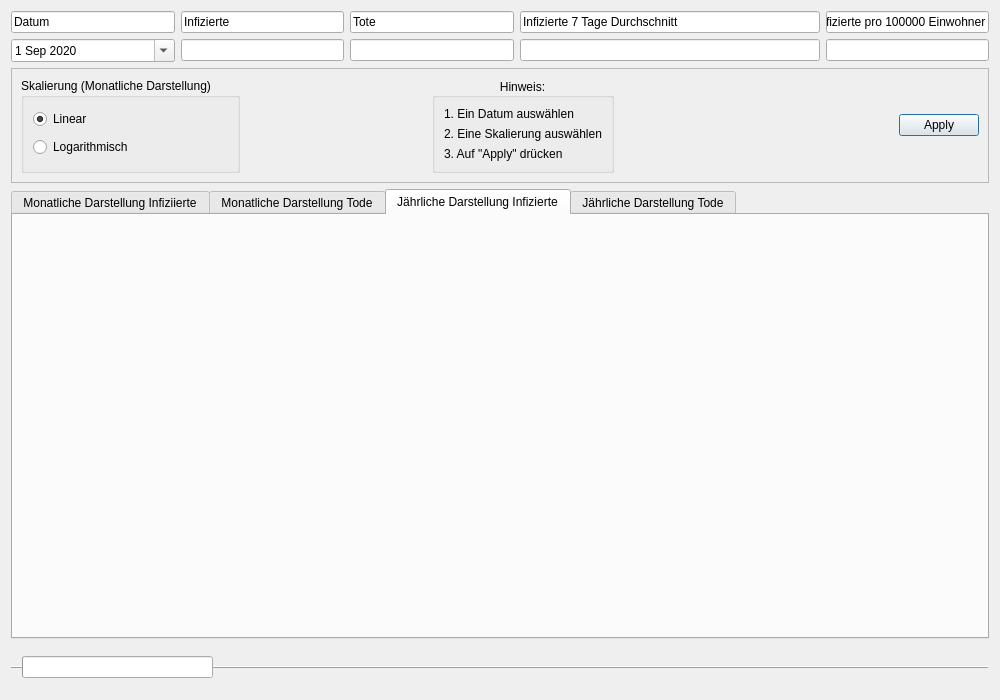
<?xml version="1.0" encoding="UTF-8"?>
<ui version="4.0">
 <class>Island</class>
 <widget class="QDialog" name="Island">
  <property name="geometry">
   <rect>
    <x>0</x>
    <y>0</y>
    <width>1000</width>
    <height>700</height>
   </rect>
  </property>
  <property name="windowTitle">
   <string>Island</string>
  </property>
  <layout class="QVBoxLayout" name="verticalLayout_7">
   <item>
    <layout class="QGridLayout" name="gridLayout">
     <item row="4" column="1">
      <widget class="QLineEdit" name="lineEdit_4">
       <property name="readOnly">
        <bool>true</bool>
       </property>
      </widget>
     </item>
     <item row="4" column="0">
      <widget class="QDateEdit" name="dateEdit">
       <property name="readOnly">
        <bool>false</bool>
       </property>
       <property name="buttonSymbols">
        <enum>QAbstractSpinBox::NoButtons</enum>
       </property>
       <property name="accelerated">
        <bool>false</bool>
       </property>
       <property name="dateTime">
        <datetime>
         <hour>0</hour>
         <minute>0</minute>
         <second>0</second>
         <year>2020</year>
         <month>9</month>
         <day>1</day>
        </datetime>
       </property>
       <property name="minimumDateTime">
        <datetime>
         <hour>0</hour>
         <minute>0</minute>
         <second>0</second>
         <year>2020</year>
         <month>1</month>
         <day>1</day>
        </datetime>
       </property>
       <property name="currentSection">
        <enum>QDateTimeEdit::DaySection</enum>
       </property>
       <property name="calendarPopup">
        <bool>true</bool>
       </property>
       <property name="timeSpec">
        <enum>Qt::LocalTime</enum>
       </property>
       <property name="date">
        <date>
         <year>2020</year>
         <month>9</month>
         <day>1</day>
        </date>
       </property>
      </widget>
     </item>
     <item row="4" column="2">
      <widget class="QLineEdit" name="lineEdit_6">
       <property name="readOnly">
        <bool>true</bool>
       </property>
      </widget>
     </item>
     <item row="2" column="0">
      <widget class="QLineEdit" name="lineEdit_3">
       <property name="text">
        <string>Datum</string>
       </property>
       <property name="readOnly">
        <bool>true</bool>
       </property>
      </widget>
     </item>
     <item row="2" column="4">
      <widget class="QLineEdit" name="lineEdit_2">
       <property name="minimumSize">
        <size>
         <width>300</width>
         <height>0</height>
        </size>
       </property>
       <property name="text">
        <string>Infizierte 7 Tage Durchschnitt</string>
       </property>
       <property name="readOnly">
        <bool>true</bool>
       </property>
      </widget>
     </item>
     <item row="2" column="1">
      <widget class="QLineEdit" name="lineEdit">
       <property name="text">
        <string>Infizierte</string>
       </property>
       <property name="readOnly">
        <bool>true</bool>
       </property>
      </widget>
     </item>
     <item row="2" column="2">
      <widget class="QLineEdit" name="lineEdit_5">
       <property name="text">
        <string>Tote</string>
       </property>
       <property name="readOnly">
        <bool>true</bool>
       </property>
      </widget>
     </item>
     <item row="4" column="4">
      <widget class="QLineEdit" name="lineEdit_7">
       <property name="readOnly">
        <bool>true</bool>
       </property>
      </widget>
     </item>
     <item row="2" column="5">
      <widget class="QLineEdit" name="lineEdit_8">
       <property name="text">
        <string>Infizierte pro 100000 Einwohner</string>
       </property>
       <property name="readOnly">
        <bool>true</bool>
       </property>
      </widget>
     </item>
     <item row="4" column="5">
      <widget class="QLineEdit" name="lineEdit_9">
       <property name="readOnly">
        <bool>true</bool>
       </property>
      </widget>
     </item>
    </layout>
   </item>
   <item>
    <widget class="QFrame" name="frame">
     <property name="frameShape">
      <enum>QFrame::StyledPanel</enum>
     </property>
     <property name="frameShadow">
      <enum>QFrame::Raised</enum>
     </property>
     <layout class="QGridLayout" name="gridLayout_4">
      <item row="0" column="0">
       <widget class="QGroupBox" name="groupBox">
        <property name="enabled">
         <bool>true</bool>
        </property>
        <property name="title">
         <string>Skalierung (Monatliche Darstellung)</string>
        </property>
        <property name="flat">
         <bool>false</bool>
        </property>
        <property name="checkable">
         <bool>false</bool>
        </property>
        <layout class="QVBoxLayout" name="verticalLayout_6">
         <item>
          <widget class="QRadioButton" name="skalaLiear">
           <property name="text">
            <string>Linear</string>
           </property>
           <property name="checked">
            <bool>true</bool>
           </property>
          </widget>
         </item>
         <item>
          <widget class="QRadioButton" name="skalaLogarithm">
           <property name="text">
            <string>Logarithmisch</string>
           </property>
          </widget>
         </item>
        </layout>
       </widget>
      </item>
      <item row="0" column="5">
       <spacer name="horizontalSpacer_2">
        <property name="orientation">
         <enum>Qt::Horizontal</enum>
        </property>
        <property name="sizeHint" stdset="0">
         <size>
          <width>40</width>
          <height>20</height>
         </size>
        </property>
       </spacer>
      </item>
      <item row="0" column="6">
       <widget class="QDialogButtonBox" name="buttonBox">
        <property name="standardButtons">
         <set>QDialogButtonBox::Apply</set>
        </property>
        <property name="centerButtons">
         <bool>false</bool>
        </property>
       </widget>
      </item>
      <item row="0" column="1">
       <spacer name="horizontalSpacer">
        <property name="orientation">
         <enum>Qt::Horizontal</enum>
        </property>
        <property name="sizeHint" stdset="0">
         <size>
          <width>40</width>
          <height>20</height>
         </size>
        </property>
       </spacer>
      </item>
      <item row="0" column="2">
       <widget class="Line" name="line">
        <property name="orientation">
         <enum>Qt::Horizontal</enum>
        </property>
       </widget>
      </item>
      <item row="0" column="4">
       <widget class="QGroupBox" name="groupBox_2">
        <property name="title">
         <string>Hinweis:</string>
        </property>
        <property name="alignment">
         <set>Qt::AlignCenter</set>
        </property>
        <property name="flat">
         <bool>false</bool>
        </property>
        <layout class="QGridLayout" name="gridLayout_6">
         <item row="0" column="0">
          <widget class="QLabel" name="label">
           <property name="text">
            <string>1. Ein Datum auswählen</string>
           </property>
          </widget>
         </item>
         <item row="1" column="0">
          <widget class="QLabel" name="label_2">
           <property name="text">
            <string>2. Eine Skalierung auswählen</string>
           </property>
          </widget>
         </item>
         <item row="2" column="0">
          <widget class="QLabel" name="label_3">
           <property name="text">
            <string>3. Auf &quot;Apply&quot; drücken</string>
           </property>
          </widget>
         </item>
        </layout>
       </widget>
      </item>
     </layout>
    </widget>
   </item>
   <item>
    <layout class="QVBoxLayout" name="verticalLayout">
     <item>
      <widget class="QTabWidget" name="tabWidget">
       <property name="currentIndex">
        <number>2</number>
       </property>
       <widget class="QWidget" name="tab">
        <attribute name="title">
         <string>Monatliche Darstellung Infiziierte</string>
        </attribute>
        <layout class="QGridLayout" name="gridLayout_2">
         <item row="0" column="0">
          <layout class="QVBoxLayout" name="verticalLayout_3"/>
         </item>
        </layout>
       </widget>
       <widget class="QWidget" name="tab_5">
        <attribute name="title">
         <string>Monatliche Darstellung Tode</string>
        </attribute>
        <layout class="QGridLayout" name="gridLayout_3">
         <item row="0" column="0">
          <layout class="QVBoxLayout" name="verticalLayout_9"/>
         </item>
        </layout>
       </widget>
       <widget class="QWidget" name="Tab_2">
        <attribute name="title">
         <string>Jährliche Darstellung Infizierte</string>
        </attribute>
        <layout class="QVBoxLayout" name="verticalLayout_5">
         <item>
          <layout class="QVBoxLayout" name="verticalLayout_4"/>
         </item>
        </layout>
       </widget>
       <widget class="QWidget" name="tab_3">
        <attribute name="title">
         <string>Jährliche Darstellung Tode</string>
        </attribute>
        <layout class="QVBoxLayout" name="verticalLayout_8">
         <item>
          <layout class="QVBoxLayout" name="verticalLayout_2"/>
         </item>
        </layout>
       </widget>
      </widget>
     </item>
    </layout>
   </item>
   <item>
    <widget class="QFrame" name="frame_2">
     <property name="frameShape">
      <enum>QFrame::HLine</enum>
     </property>
     <property name="frameShadow">
      <enum>QFrame::Raised</enum>
     </property>
     <layout class="QGridLayout" name="gridLayout_5">
      <item row="0" column="3">
       <spacer name="horizontalSpacer_4">
        <property name="orientation">
         <enum>Qt::Horizontal</enum>
        </property>
        <property name="sizeHint" stdset="0">
         <size>
          <width>40</width>
          <height>20</height>
         </size>
        </property>
       </spacer>
      </item>
      <item row="0" column="0">
       <widget class="QProgressBar" name="progressBar">
        <property name="value">
         <number>0</number>
        </property>
        <property name="textVisible">
         <bool>false</bool>
        </property>
        <property name="orientation">
         <enum>Qt::Horizontal</enum>
        </property>
       </widget>
      </item>
      <item row="0" column="4">
       <spacer name="horizontalSpacer_3">
        <property name="orientation">
         <enum>Qt::Horizontal</enum>
        </property>
        <property name="sizeHint" stdset="0">
         <size>
          <width>40</width>
          <height>20</height>
         </size>
        </property>
       </spacer>
      </item>
      <item row="0" column="2">
       <spacer name="horizontalSpacer_5">
        <property name="orientation">
         <enum>Qt::Horizontal</enum>
        </property>
        <property name="sizeHint" stdset="0">
         <size>
          <width>40</width>
          <height>20</height>
         </size>
        </property>
       </spacer>
      </item>
      <item row="0" column="1">
       <spacer name="horizontalSpacer_6">
        <property name="orientation">
         <enum>Qt::Horizontal</enum>
        </property>
        <property name="sizeHint" stdset="0">
         <size>
          <width>40</width>
          <height>20</height>
         </size>
        </property>
       </spacer>
      </item>
     </layout>
    </widget>
   </item>
  </layout>
 </widget>
 <resources/>
 <connections/>
</ui>
